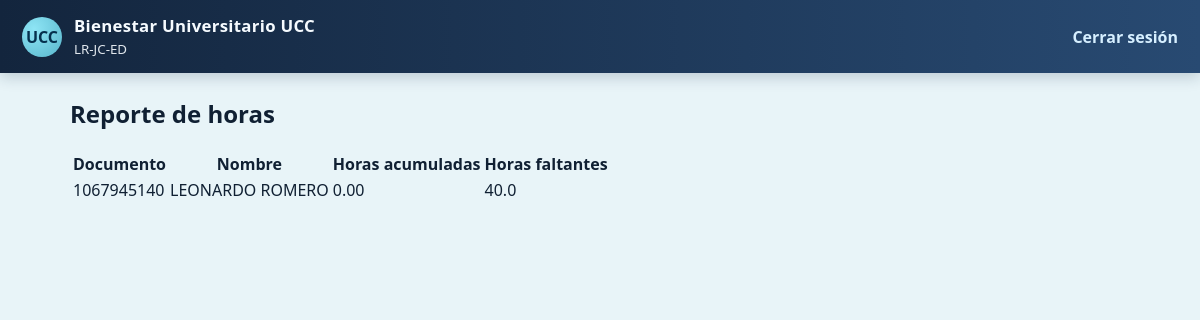
Page /admin/reports (signed in) on the earlier database version.
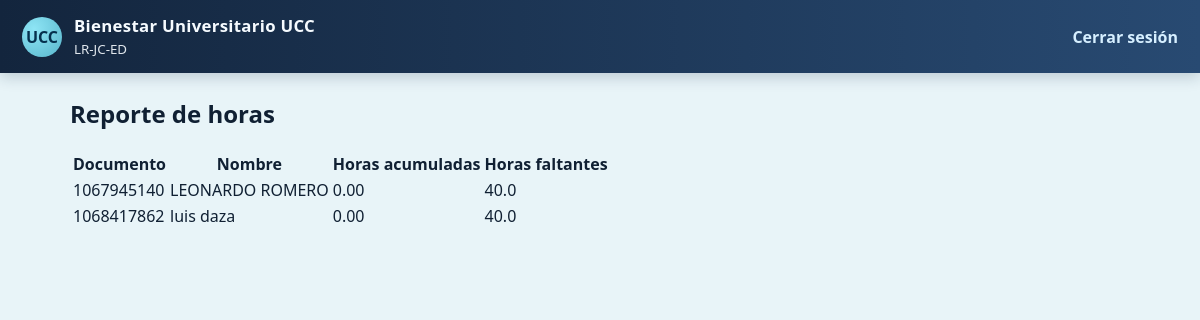
Same page on the later database version.
### models.py (models this page shows)
class Student(db.Model):
    __tablename__ = 'students'
    id = db.Column(db.Integer, primary_key=True)
    tipo_documento = db.Column(db.String(10), nullable=False)
    numero_documento = db.Column(db.String(50), unique=True, nullable=False)
    primer_nombre = db.Column(db.String(80), nullable=False)
    segundo_nombre = db.Column(db.String(80))
    primer_apellido = db.Column(db.String(80), nullable=False)
    segundo_apellido = db.Column(db.String(80))
    correo_institucional = db.Column(db.String(120))
    correo_personal = db.Column(db.String(120))
    celular = db.Column(db.String(40))
    direccion = db.Column(db.String(200))
    programa = db.Column(db.String(120))

### app.py (the view)
@app.route('/admin/reports')
@login_required
def admin_reports():
    if current_user.rol != 'admin':
        flash('Acceso denegado', 'danger')
        return redirect(url_for('index'))
    rows = db.session.query(
        Student,
        func.coalesce(func.sum(Attendance.horas), 0).label('total_horas')
    ).outerjoin(Attendance, Attendance.estudiante_id == Student.id).group_by(Student.id).all()
    required_hours = float(app.config.get('REQUIRED_WELLBEING_HOURS', 40))
    report = []
    for student, total in rows:
        horas_faltantes = max(0, required_hours - (total or 0))
        report.append({'student': student, 'total_horas': float(total or 0), 'horas_faltantes': horas_faltantes})
    return render_template('admin_report.html', report=report)

### app.py (called while the page is built, shortened)
@login_manager.user_loader
def load_user(user_id):
    try:
        return db.session.get(User, int(user_id))
    except Exception:
        return None

@app.context_processor
def inject_csrf_token():
    return {'csrf_token': get_csrf_token}

@app.before_request
def protect_from_csrf():
    if not app.config.get('SECURITY_HARDENING_ENABLED', False):
        return None

@app.after_request
def set_security_headers(response):
    if not app.config.get('SECURITY_HARDENING_ENABLED', False):
        return response

@app.before_request
def enforce_session_inactivity_timeout():
    if not app.config.get('SECURITY_HARDENING_ENABLED', False):
        return None

@app.before_request
def force_student_password_change():
    if not getattr(current_user, 'is_authenticated', False):
        return None
    if not session.get('force_password_change'):
        return None
    allowed_endpoints = {'change_password', 'logout', 'static'}
    if request.endpoint in allowed_endpoints:
        return None
    return redirect(url_for('change_password'))

### templates/admin_report.html
{% extends 'base.html' %}
{% block content %}
  <h2>Reporte de horas</h2>
  <table>
    <tr><th>Documento</th><th>Nombre</th><th>Horas acumuladas</th><th>Horas faltantes</th></tr>
    {% for r in report %}
      <tr>
        <td>{{ r.student.numero_documento }}</td>
        <td>{{ r.student.primer_nombre }} {{ r.student.primer_apellido }}</td>
        <td>{{ '%.2f'|format(r.total_horas) }}</td>
        <td>{{ r.horas_faltantes }}</td>
      </tr>
    {% else %}
      <tr><td colspan="4">No hay datos</td></tr>
    {% endfor %}
  </table>
{% endblock %}

Differences in the rows shown:
added Student: student.numero_documento "1068417862", student.primer_nombre "luis", student.primer_apellido "daza"
Other differences:
new list line: "0.00 40.0"
